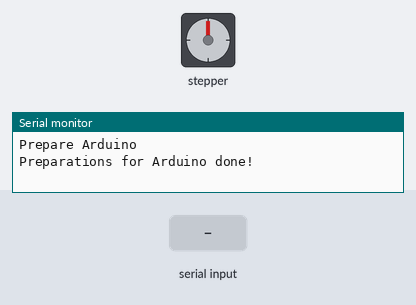
Simulated run of this sketch. Board: Arduino Uno, built with avr-gcc and run on an emulated ATmega328P. On the bench: stepper motor, the last lines printed to the serial monitor. Wiring (inferred from the names in the program): stepper motor driver (200 steps per turn assumed): step pin 2; direction pin 3; enable pin 4. The test bench sets the inputs (shaded band).

Above: at 1.2 s.
1.3 s: "4\n" received over Serial
3.8 s: "90,45\n" received over Serial
At 4.85 s:
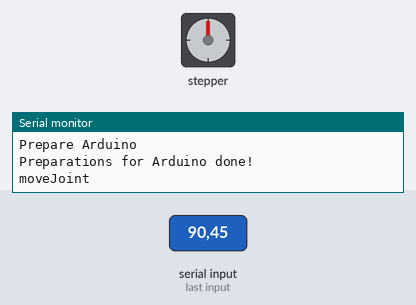
At 6.0 s:
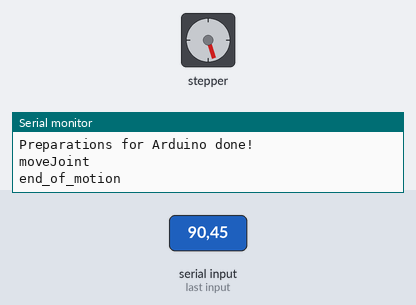
6.3 s: "end" received over Serial
Timing chart, 0 to 9.3 s (numbered marks = the images above; inputs shaded):
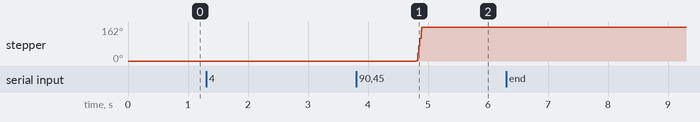

Measured:
- after the input at 3.8 s, stepper: turns 162° clockwise, starting after 1.0 s

The sketch:

arduino_communication_own.ino
```cpp
#include <stdio.h>
int STEP;
int DIR;
int ENA;

int BAUDRATE =9600;


class JOINT{
  public:
    JOINT(){MotorID=0;};

    void setMotorID(int y){MotorID=y;};
    void Configurate_Pins();
    int getID(){return MotorID;};
    int getPinConfiguration(){return ENA;};
    String moveToPosition(int stepps);


  private:
    int MotorID;
};

void JOINT::Configurate_Pins()
{
  switch(MotorID)
  {
    case 4:
      STEP=2;
      DIR=3;
      ENA=4;
      break;

    case 3:
      STEP=5;
      DIR=6;
      ENA=7;
      break;

    case 1:
      STEP=8;
      DIR=9;
      ENA=10;
      break;

    case 2:
      STEP=11;
      DIR=12;
      ENA=13;
      break;
  }

  pinMode(STEP, OUTPUT);
  pinMode(DIR, OUTPUT);
  pinMode(ENA, OUTPUT);

}


String JOINT::moveToPosition(int stepps)
{
  digitalWrite(ENA, LOW);

  if(stepps<0)
  {
    digitalWrite(DIR, LOW);
    for(int i=0;i>stepps;i--)
    {
      digitalWrite(STEP, HIGH);
      delay(1);
      digitalWrite(STEP, LOW);
    }
  }
  else if(stepps >0)
  {
    digitalWrite(DIR, HIGH);
    for(int i=0;i<stepps;i++)
    {
      digitalWrite(STEP, HIGH);
      delay(1);
      digitalWrite(STEP, LOW);
    }
  }
  else
  {
    //stepps==0
  }

  return "x";
}

String read_Data_from_python()
{
  String DataFromPython;
  while(Serial.available()==0)
  {
    //Warten bis Daten verfügbar sind
  }
  DataFromPython= Serial.readString();
  //DataFromPython.trim();  //remove \r and \n
  return DataFromPython;
}


JOINT Joint;

void setup()
{
  Serial.begin(BAUDRATE);
  while (!Serial)
    {
      ; /* wait for serial port to connect. Needed for native USB port only */
    }

  Serial.println("Prepare Arduino");


  Serial.println("Preparations for Arduino done!");

}

void loop() {
  // put your main code here, to run repeatedly:
  String Joint_ID_from_python;
  String direction_from_python;
  String relative_stepps_from_python;


  while(true)
  {
    //einlesen des zu steuernden Joints
    Joint_ID_from_python=read_Data_from_python();

    if(Joint_ID_from_python=="end"){
      break;
    }
    else
    {
      Joint.setMotorID(Joint_ID_from_python.toInt());
      Joint.Configurate_Pins();

      //ansteuern des zu steuernden Joints
      Serial.println("moveJoint");
      relative_stepps_from_python=read_Data_from_python();
      Joint.moveToPosition(relative_stepps_from_python.toInt());
      Serial.println("end_of_motion");
    }
  }

  Serial.println("end./");
}
```
